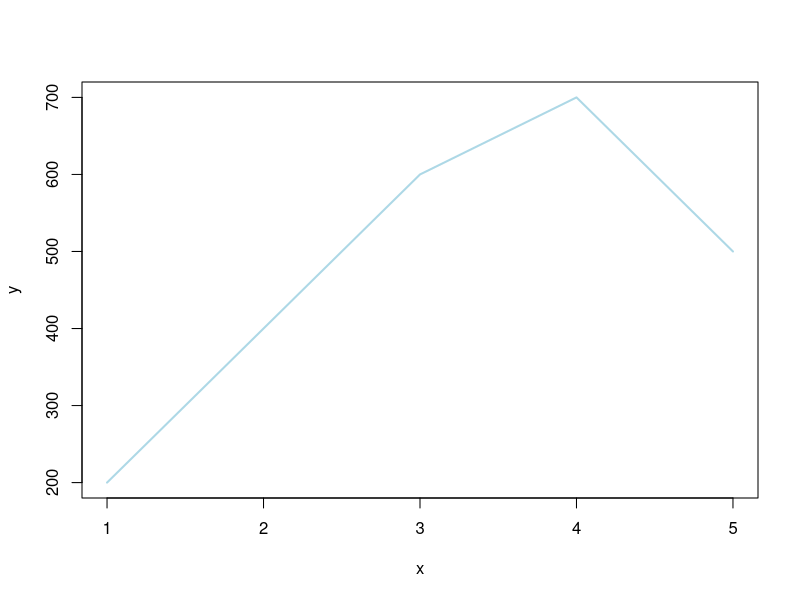
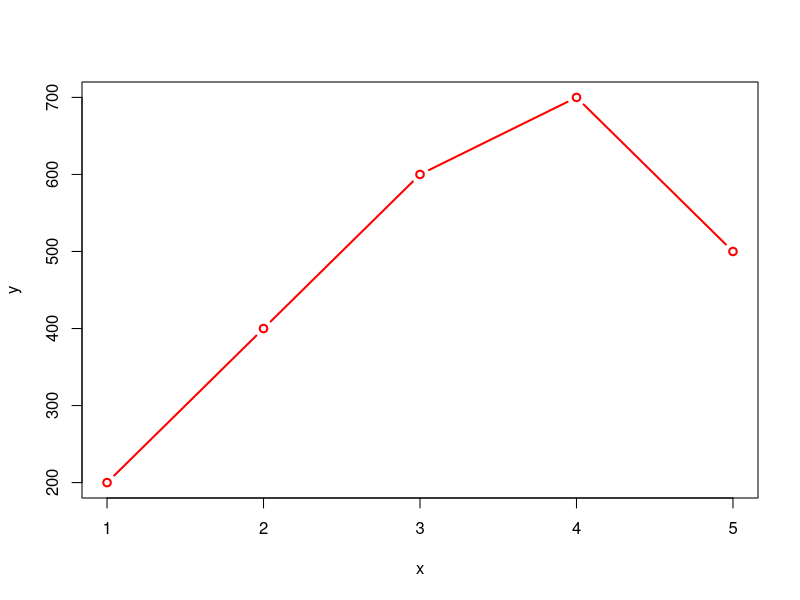
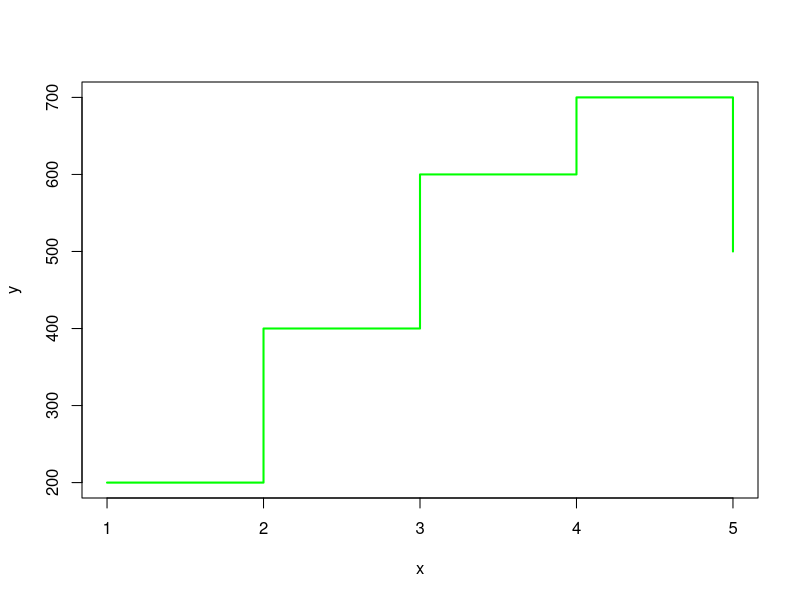
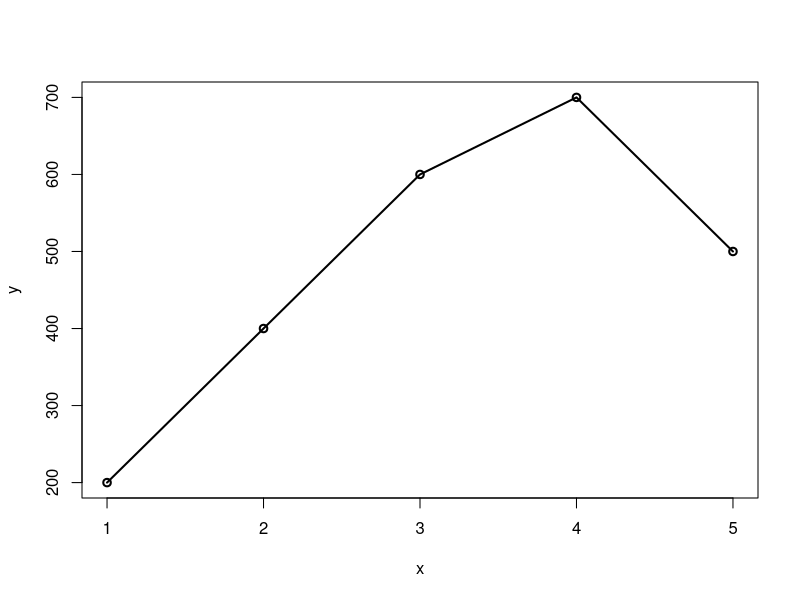
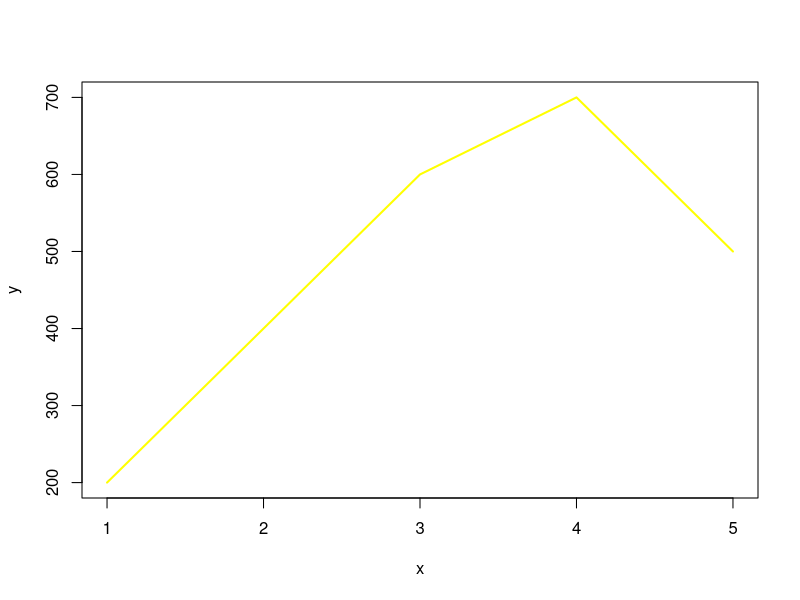
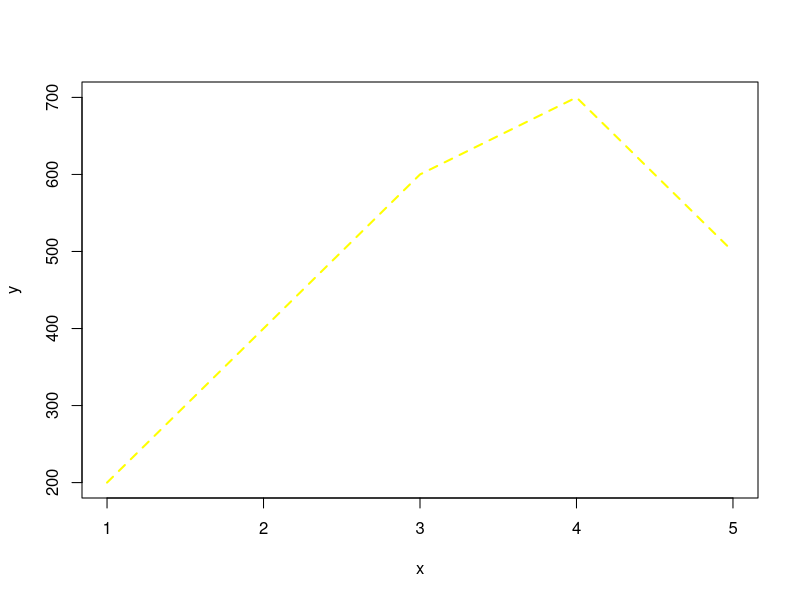
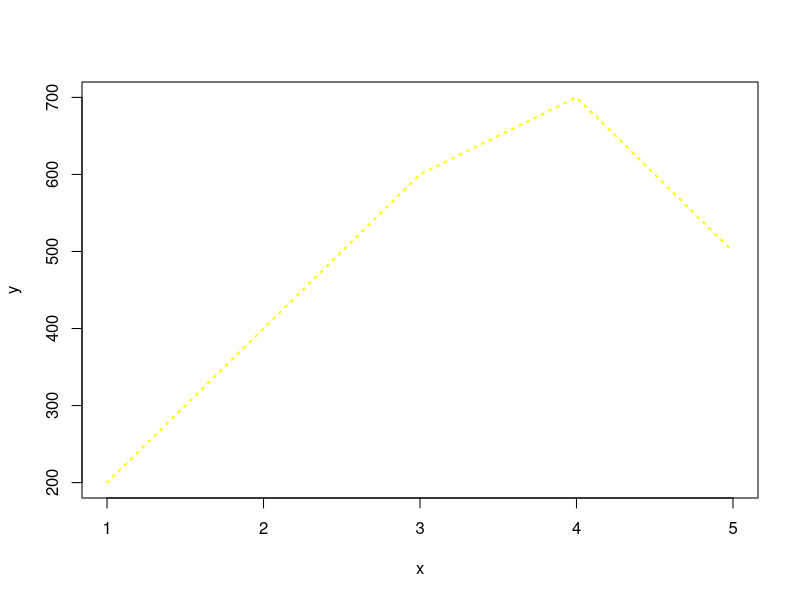
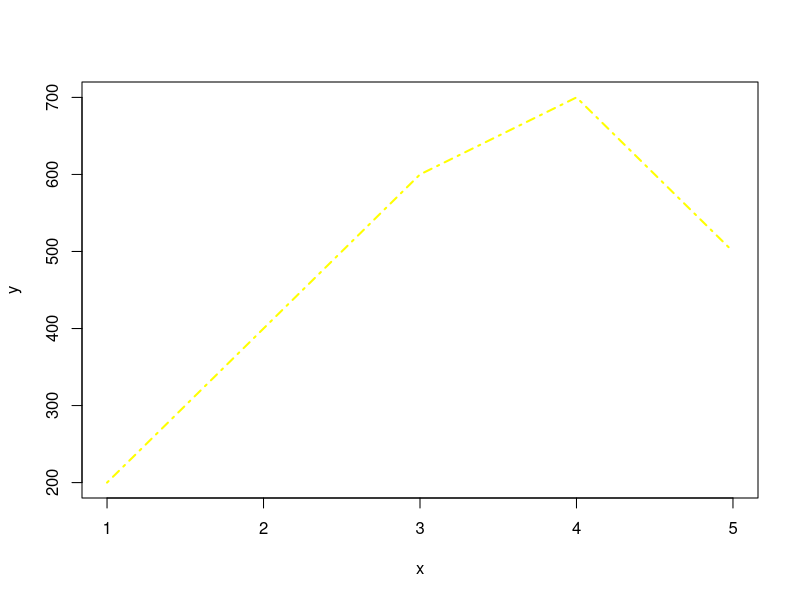

Here is the R script that generated these plots, in order:
x<-c(1,2,3,4,5)
y<-c(200,400,600,700,500)  #l b s o
plot(x,y,type="l",col="lightblue",lwd=2)
plot(x,y,type="b",col="red",lwd=2)
plot(x,y,type="s",col="green",lwd=2)
plot(x,y,type="o",col="black",lwd=2)

plot(x,y,type="l",col="yellow",lwd=2,lty=1)
plot(x,y,type="l",col="yellow",lwd=2,lty=2)
plot(x,y,type="l",col="yellow",lwd=2,lty=3)
plot(x,y,type="l",col="yellow",lwd=2,lty=4)
plot(x,y,type="l",col="yellow",lwd=2,lty=5)
plot(x,y,type="l",col="yellow",lwd=2,lty=6)


plot(x,y,type="o",col="yellow",lwd=3,pch=0)
plot(x,y,type="o",col="yellow",lwd=3,pch=1)
plot(x,y,type="o",col="yellow",lwd=3,pch=2)
plot(x,y,type="o",col="yellow",lwd=3,pch=3)
plot(x,y,type="o",col="yellow",lwd=3,pch=4)
plot(x,y,type="o",col="yellow",lwd=3,pch=5)
plot(x,y,type="o",col="yellow",lwd=3,pch=6)


plot(x,y,type="o",col="red",lwd=3,pch=LETTERS[1:5])
plot(x,y,type="o",col="red",lwd=3,pch=letters[1:5])


plot(x,y,type="o",col="red",lwd=3,pch=letters[1:5],xlim=c(1,5),ylim=c(100,800))


